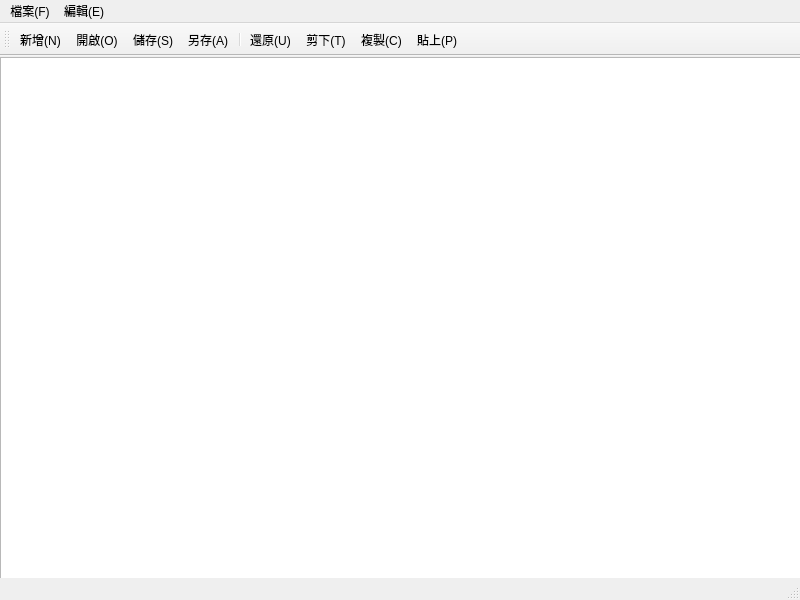
<?xml version="1.0" encoding="UTF-8"?>
<ui version="4.0">
 <class>MainWindow</class>
 <widget class="QMainWindow" name="MainWindow">
  <property name="geometry">
   <rect>
    <x>0</x>
    <y>0</y>
    <width>800</width>
    <height>600</height>
   </rect>
  </property>
  <property name="windowTitle">
   <string>MainWindow</string>
  </property>
  <widget class="QWidget" name="centralwidget">
   <widget class="QTextEdit" name="textEdit">
    <property name="geometry">
     <rect>
      <x>0</x>
      <y>1</y>
      <width>801</width>
      <height>531</height>
     </rect>
    </property>
   </widget>
  </widget>
  <widget class="QMenuBar" name="menubar">
   <property name="geometry">
    <rect>
     <x>0</x>
     <y>0</y>
     <width>800</width>
     <height>21</height>
    </rect>
   </property>
   <widget class="QMenu" name="menu_F">
    <property name="title">
     <string>檔案(F)</string>
    </property>
    <addaction name="action_C"/>
    <addaction name="action_C_2"/>
    <addaction name="separator"/>
    <addaction name="action_S"/>
    <addaction name="action_A"/>
    <addaction name="separator"/>
    <addaction name="action_X"/>
   </widget>
   <widget class="QMenu" name="menu_E">
    <property name="title">
     <string>編輯(E)</string>
    </property>
    <addaction name="action_U"/>
    <addaction name="action_T"/>
    <addaction name="action_C_3"/>
    <addaction name="action_A_2"/>
    <addaction name="action_P"/>
   </widget>
   <addaction name="menu_F"/>
   <addaction name="menu_E"/>
  </widget>
  <widget class="QStatusBar" name="statusbar"/>
  <widget class="QToolBar" name="toolBar">
   <property name="windowTitle">
    <string>toolBar</string>
   </property>
   <attribute name="toolBarArea">
    <enum>TopToolBarArea</enum>
   </attribute>
   <attribute name="toolBarBreak">
    <bool>false</bool>
   </attribute>
   <addaction name="action_N"/>
   <addaction name="action_C"/>
   <addaction name="action_S"/>
   <addaction name="action_A"/>
   <addaction name="separator"/>
   <addaction name="action_U"/>
   <addaction name="action_T"/>
   <addaction name="action_C_3"/>
   <addaction name="action_P"/>
  </widget>
  <action name="action_N">
   <property name="icon">
    <iconset resource="images/images/designwindow.qrc">
     <normaloff>:/images/new.png</normaloff>:/images/new.png</iconset>
   </property>
   <property name="text">
    <string>新增(N)</string>
   </property>
   <property name="shortcut">
    <string>Ctrl+S</string>
   </property>
  </action>
  <action name="action_C">
   <property name="icon">
    <iconset resource="images/images/designwindow.qrc">
     <normaloff>:/images/open.png</normaloff>:/images/open.png</iconset>
   </property>
   <property name="text">
    <string>開啟(&amp;O)</string>
   </property>
   <property name="shortcut">
    <string>Ctrl+O</string>
   </property>
  </action>
  <action name="action_C_2">
   <property name="text">
    <string>關閉(&amp;C)</string>
   </property>
  </action>
  <action name="action_S">
   <property name="icon">
    <iconset resource="images/images/designwindow.qrc">
     <normaloff>:/images/save.png</normaloff>:/images/save.png</iconset>
   </property>
   <property name="text">
    <string>儲存(&amp;S)</string>
   </property>
   <property name="shortcut">
    <string>Ctrl+S</string>
   </property>
  </action>
  <action name="action_A">
   <property name="icon">
    <iconset resource="images/images/designwindow.qrc">
     <normaloff>:/images/asave.png</normaloff>:/images/asave.png</iconset>
   </property>
   <property name="text">
    <string>另存(&amp;A)</string>
   </property>
  </action>
  <action name="action_X">
   <property name="text">
    <string>退出(&amp;X)</string>
   </property>
   <property name="shortcut">
    <string>Ctrl+X</string>
   </property>
  </action>
  <action name="action_U">
   <property name="icon">
    <iconset resource="images/images/designwindow.qrc">
     <normaloff>:/images/undo.png</normaloff>:/images/undo.png</iconset>
   </property>
   <property name="text">
    <string>還原(&amp;U)</string>
   </property>
   <property name="shortcut">
    <string>Ctrl+U</string>
   </property>
  </action>
  <action name="action_T">
   <property name="icon">
    <iconset resource="images/images/designwindow.qrc">
     <normaloff>:/images/cut.png</normaloff>:/images/cut.png</iconset>
   </property>
   <property name="text">
    <string>剪下(&amp;T)</string>
   </property>
   <property name="shortcut">
    <string>Ctrl+T</string>
   </property>
  </action>
  <action name="action_C_3">
   <property name="icon">
    <iconset resource="images/images/designwindow.qrc">
     <normaloff>:/images/copy.png</normaloff>:/images/copy.png</iconset>
   </property>
   <property name="text">
    <string>複製(&amp;C)</string>
   </property>
   <property name="shortcut">
    <string>Ctrl+C</string>
   </property>
  </action>
  <action name="action_A_2">
   <property name="text">
    <string>全選(&amp;A)</string>
   </property>
   <property name="shortcut">
    <string>Ctrl+A</string>
   </property>
  </action>
  <action name="action_P">
   <property name="icon">
    <iconset resource="images/images/designwindow.qrc">
     <normaloff>:/images/paste.png</normaloff>:/images/paste.png</iconset>
   </property>
   <property name="text">
    <string>貼上(&amp;P)</string>
   </property>
   <property name="shortcut">
    <string>Ctrl+P</string>
   </property>
  </action>
 </widget>
 <resources>
  <include location="images/images/designwindow.qrc"/>
 </resources>
 <connections/>
</ui>
